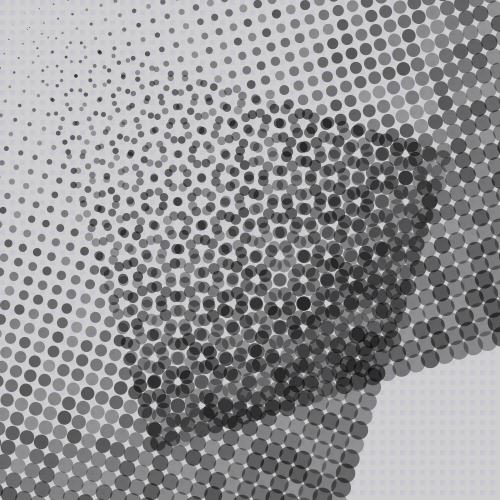
Frame 1 (no input)
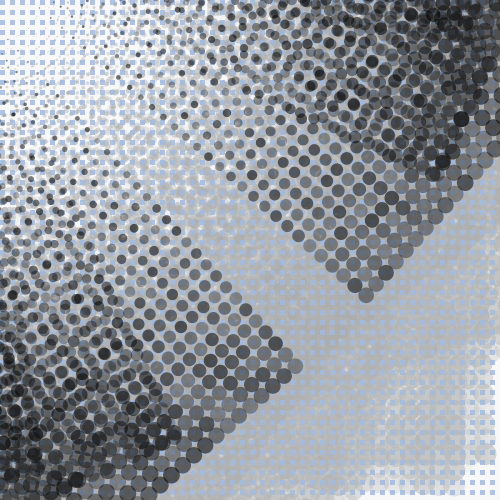
Frame 60 (the mouse pressed at the canvas centre just before this capture)
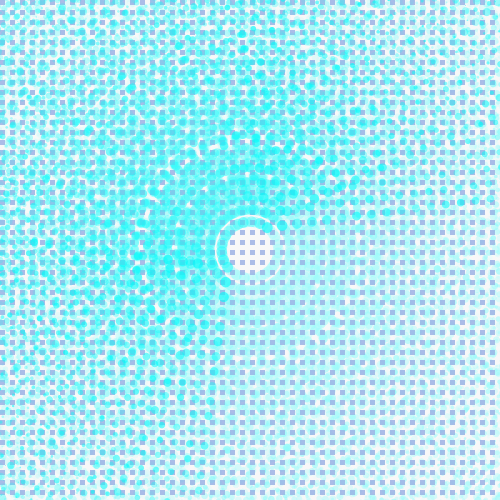
Frame 120 (the mouse held since frame 60 and released just before this capture)

The Processing sketch that drew these frames (run headless with seeded random() and noise(); from frame 60 on, the mouse is pressed at the canvas centre):

// Processing sketch: processing_3782
// ── processing_3782.pde

float R, r; //defino mis floats

void setup(){ 
 size (500,500); //Tamaño 
 noStroke(); //sin lineas
  smooth(); //Suavizando
  r=0.3; //Velocidad con que gira el espiral
} 


void draw(){ 
  fill (255,17);  //Para simular el "velo" se crea un cuadrado del mismo tamaño que el lienzo y se llena de color blanco, con poca opacidad para que deje ver los colores que siguen
  rect (0,0, 500, 500); // Tamaño del cuadrado

  R+=r;


  uno();  // Void uno, el fondo de cuadrados
  dos(); // Espiral derecho
  tres();// Espiral izquierdo
}

void uno(){  // FONDO DE CUADRADOS 

  fill(random(100,136),random(100,200), random(200,237), 25); //El color de cómo se llenan los cuadrados
  for(float y=0; y<=500; y+=10){ 
    for(float x=0; x<=500; x+=10){ 
      rect(x, y, 5,5); 
    } 
  } 
} 



void dos (){ //Espiral Derecho
  for(float x=20; x<=480; x+=15){ 
    for(float y=20; y<=480; y+=15){ 
  pushMatrix();
  translate(mouseX,mouseY); // Que gire alrededor del mouse
    rotate(R); //Que gire a la Derecha
      float d; 
      d= sqrt(((mouseX-x)*(mouseX-x))+((mouseY-y)*(mouseY-y))); 
      fill  (0,mouseY,mouseY, random (70,150));     
      ellipse(x, y, d/30, d/30);   
      popMatrix();
    } 
  } 
} 



void tres (){
  for(float x=20; x<=480; x+=15){ 
    for(float y=20; y<=480; y+=15){ 
  pushMatrix();
  translate(mouseX,mouseY);
  rotate(-R); // que gire hacia la izquierda
      float d; 
      d= sqrt(((mouseX-x)*(mouseX-x))+((mouseY-y)*(mouseY-y))); 
      fill  (0,mouseX,mouseX, random(70,150));     
      ellipse(x, y, d/30, d/30);   
      popMatrix();
    } 
  } 
} 
